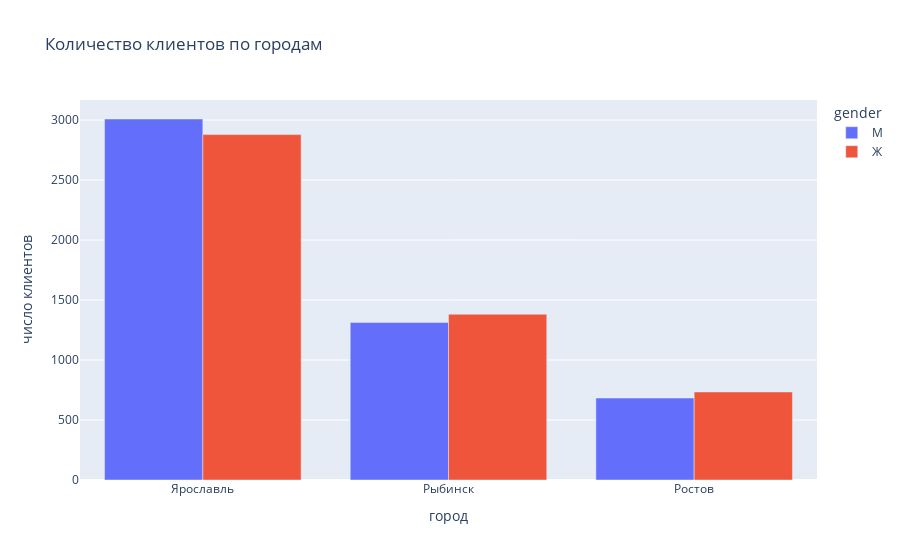

This figure's notebook cell:
### Code cell
fig = px.bar(df_city, x='city', y='count', color='gender',barmode = 'group', title='Количество клиентов по городам')
fig.update_layout(
    xaxis_title="город",
    yaxis_title="число клиентов")

fig.show()

### Figure 1 — Plotly figure (JSON) as saved in the notebook; plotly's stock layout.template omitted (floating-point values rounded to 4 significant figures)
{"data": [{"alignmentgroup": "True", "hovertemplate": "gender=М<br>city=%{x}<br>count=%{y}<extra></extra>", "legendgroup": "М", "marker": {"color": "#636efa", "pattern": {"shape": ""}}, "name": "М", "offsetgroup": "М", "orientation": "v", "showlegend": true, "textposition": "auto", "type": "bar", "x": ["Ярославль", "Рыбинск", "Ростов"], "xaxis": "x", "y": [3009, 1313, 683], "yaxis": "y"}, {"alignmentgroup": "True", "hovertemplate": "gender=Ж<br>city=%{x}<br>count=%{y}<extra></extra>", "legendgroup": "Ж", "marker": {"color": "#EF553B", "pattern": {"shape": ""}}, "name": "Ж", "offsetgroup": "Ж", "orientation": "v", "showlegend": true, "textposition": "auto", "type": "bar", "x": ["Ярославль", "Рыбинск", "Ростов"], "xaxis": "x", "y": [2879, 1382, 734], "yaxis": "y"}], "layout": {"barmode": "group", "legend": {"title": {"text": "gender"}, "tracegroupgap": 0}, "title": {"text": "Количество клиентов по городам"}, "xaxis": {"anchor": "y", "domain": [0, 1], "title": {"text": "город"}}, "yaxis": {"anchor": "x", "domain": [0, 1], "title": {"text": "число клиентов"}}}}
